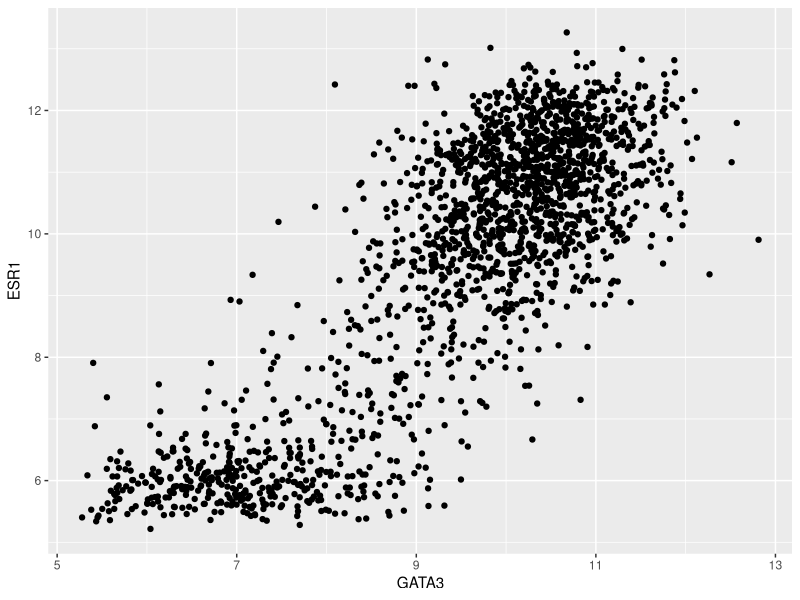
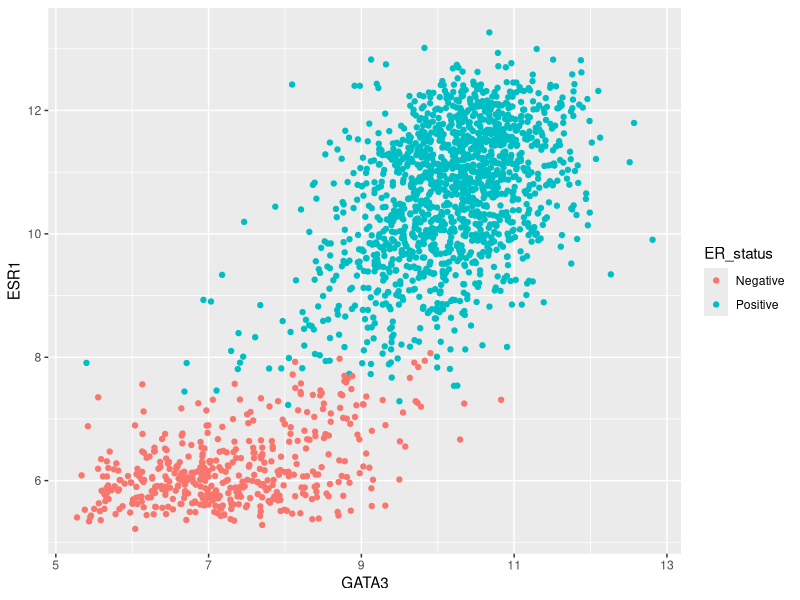
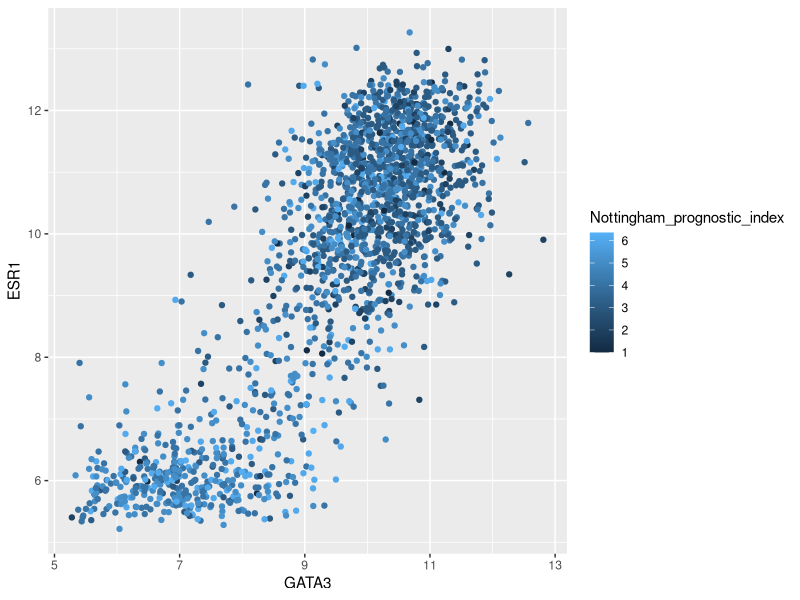
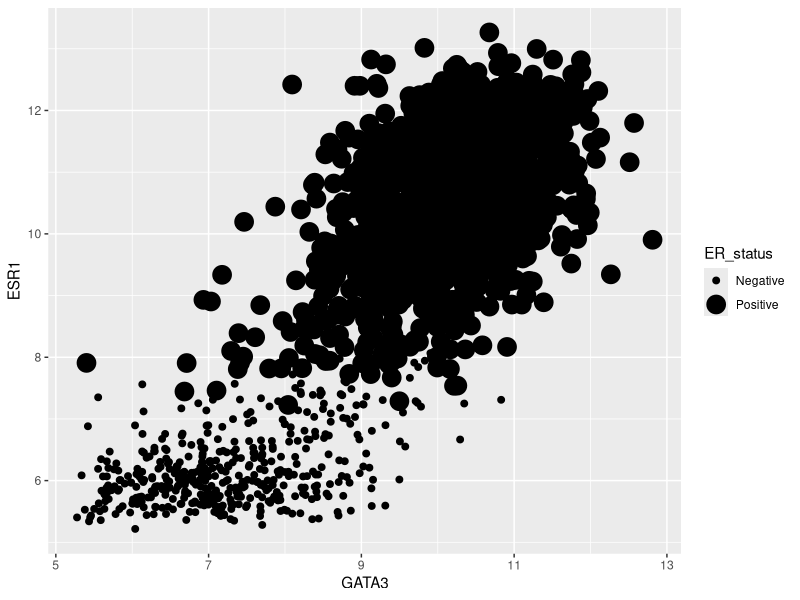
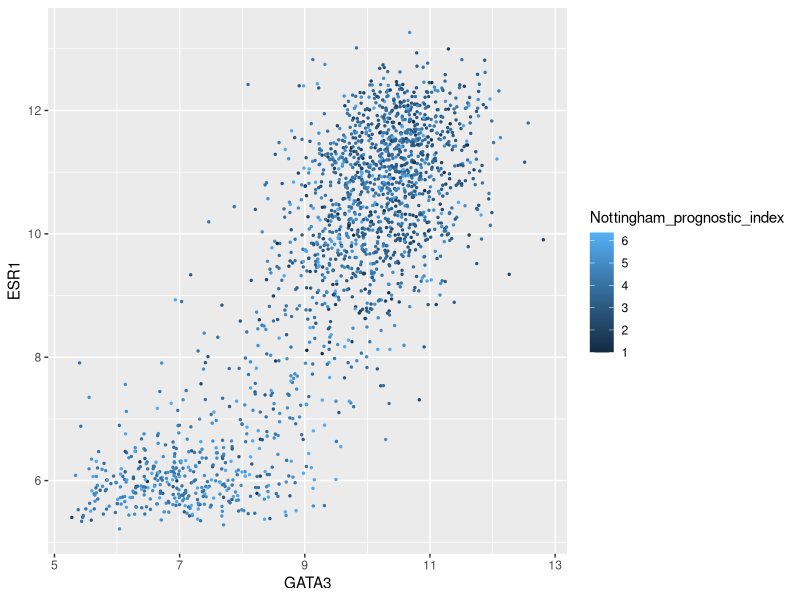
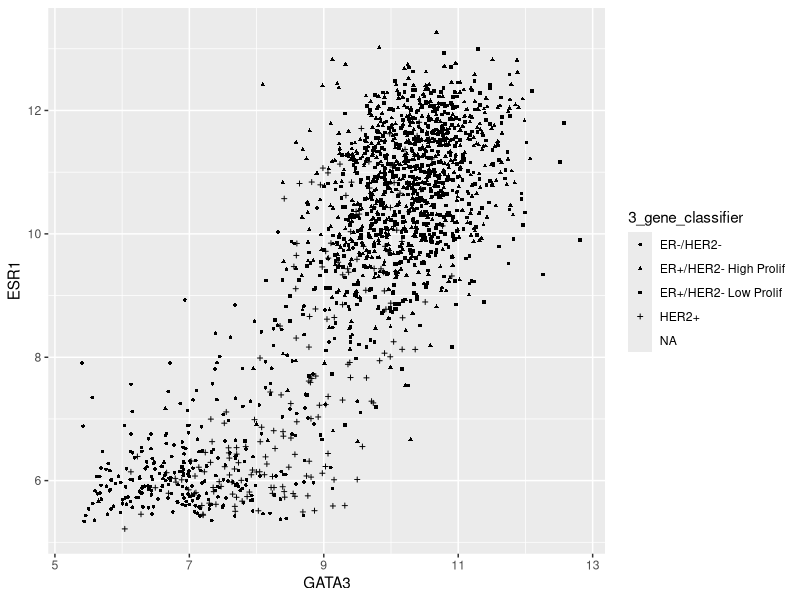
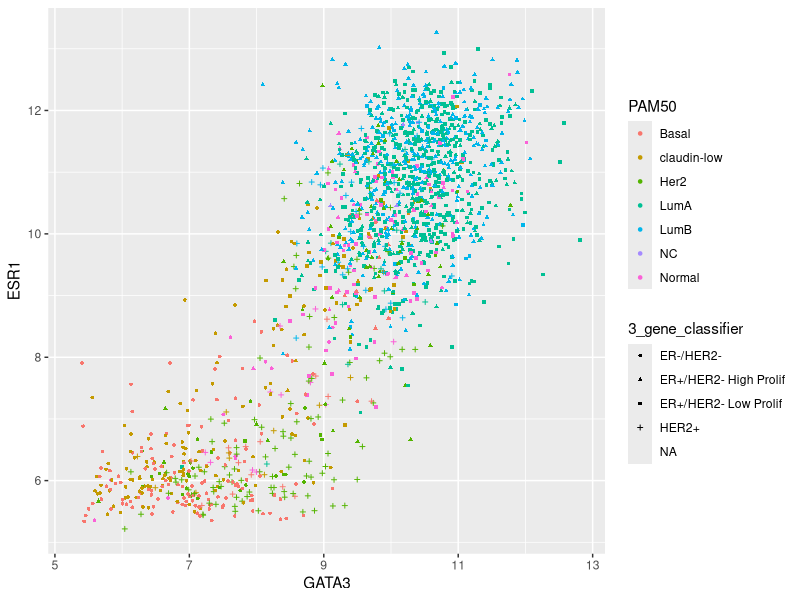
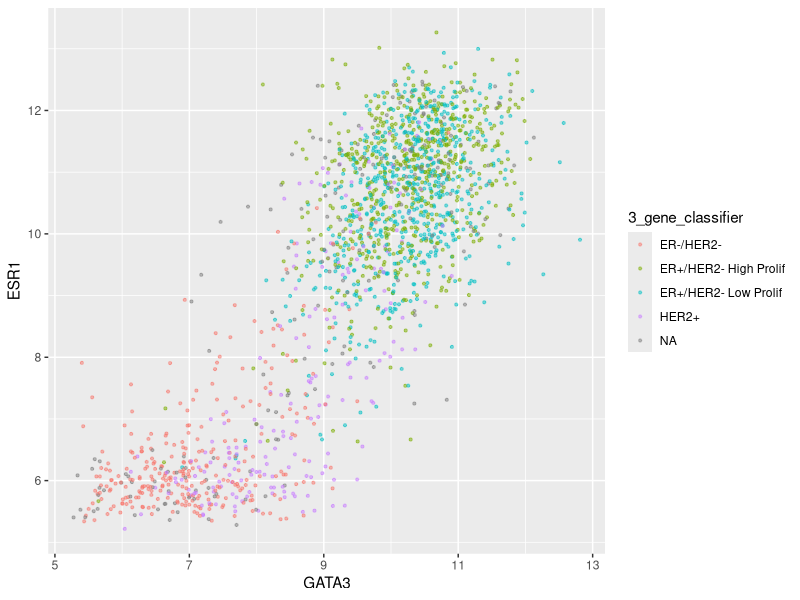

The R source for these figures, in order:
## ---- chunk 1
library(tidyverse)
metabric <- read_csv("data/metabric_clinical_and_expression_data.csv")
metabric
## ---- chunk 2
ggplot(data = metabric) +
  geom_point(mapping = aes(x = GATA3, y = ESR1))
## ---- chunk 3
ggplot(data = metabric) +
  geom_point(mapping = aes(x = GATA3, y = ESR1, colour = ER_status))
## ---- chunk 4
ggplot(data = metabric) +
  geom_point(mapping = aes(x = GATA3, y = ESR1, colour = Nottingham_prognostic_index))
## ---- chunk 5
ggplot(data = metabric) +
  geom_point(mapping = aes(x = GATA3, y = ESR1, size = ER_status))
## ---- chunk 6
ggplot(data = metabric) +
  geom_point(mapping = aes(x = GATA3, y = ESR1, colour = Nottingham_prognostic_index), size = 0.5)
## ---- chunk 7
ggplot(data = metabric) +
  geom_point(mapping = aes(x = GATA3, y = ESR1, shape = `3_gene_classifier`), size = 0.9)
## ---- chunk 8
ggplot(data = metabric) +
  geom_point(mapping = aes(x = GATA3, y = ESR1, colour = PAM50, shape = `3_gene_classifier`), size = 0.9)
## ---- chunk 9
ggplot(data = metabric) +
  geom_point(mapping = aes(x = GATA3, y = ESR1, colour = `3_gene_classifier`), size = 0.75, alpha = 0.5)
## ---- chunk 10
ggplot(data = metabric) +
  geom_bar(mapping = aes(x = Integrative_cluster))
## ---- chunk 11
ggplot(data = metabric) +
  geom_bar(mapping = aes(x = Integrative_cluster, colour = Integrative_cluster))
## ---- chunk 12
ggplot(data = metabric) +
  geom_bar(mapping = aes(x = Integrative_cluster, fill = Integrative_cluster))
## ---- chunk 13
ggplot(data = metabric) +
  geom_bar(mapping = aes(x = Integrative_cluster, fill = ER_status))
## ---- chunk 14
ggplot(data = metabric) +
  geom_bar(mapping = aes(x = Integrative_cluster, fill = `3_gene_classifier`))
## ---- chunk 15
ggplot(data = metabric) +
  geom_bar(mapping = aes(x = Integrative_cluster, fill = "blue"))
## ---- chunk 16
ggplot(data = metabric) +
  geom_bar(mapping = aes(x = Integrative_cluster), fill = "blue")
## ---- chunk 17
ggplot(data = metabric) +
  geom_point(mapping = aes(x = GATA3, y = ESR1)) +
  geom_smooth(mapping = aes(x = GATA3, y = ESR1))
## ---- chunk 18
ggplot(data = metabric, mapping = aes(x = GATA3, y = ESR1)) +
  geom_point() +
  geom_smooth()
## ---- chunk 19
ggplot(data = metabric, mapping = aes(x = GATA3, y = ESR1)) +
  geom_point(size = 0.5, alpha = 0.5) +
  geom_smooth()
## ---- chunk 20
ggplot(data = metabric, mapping = aes(x = GATA3, y = ESR1, colour = ER_status)) +
  geom_point(size = 0.5, alpha = 0.5) +
  geom_smooth()
## ---- chunk 21
ggplot(data = metabric, mapping = aes(x = GATA3, y = ESR1)) +
  geom_point(mapping = aes(colour = ER_status), size = 0.5, alpha = 0.5) +
  geom_smooth()
## ---- chunk 22
ggplot(data = metabric, mapping = aes(x = GATA3, y = ESR1, colour = ER_status)) +
  geom_point(size = 0.5, alpha = 0.5) +
  geom_smooth(mapping = aes(x = GATA3, y = ESR1), inherit.aes = FALSE)
## ---- chunk 23
ggplot(data = metabric, mapping = aes(x = ER_status, y = GATA3)) +
  geom_boxplot()
## ---- chunk 24
ggplot(data = metabric, mapping = aes(x = ER_status, y = GATA3)) +
  geom_boxplot() +
  geom_point()
## ---- chunk 25
ggplot(data = metabric, mapping = aes(x = ER_status, y = GATA3)) +
  geom_boxplot() +
  geom_jitter()
## ---- chunk 26
ggplot(data = metabric, mapping = aes(x = ER_status, y = GATA3)) +
  geom_boxplot() +
  geom_jitter(width = 0.3, size = 0.5, alpha = 0.25)
## ---- chunk 27
ggplot(data = metabric, mapping = aes(x = ER_status, y = GATA3, colour = HER2_status)) +
  geom_boxplot()
